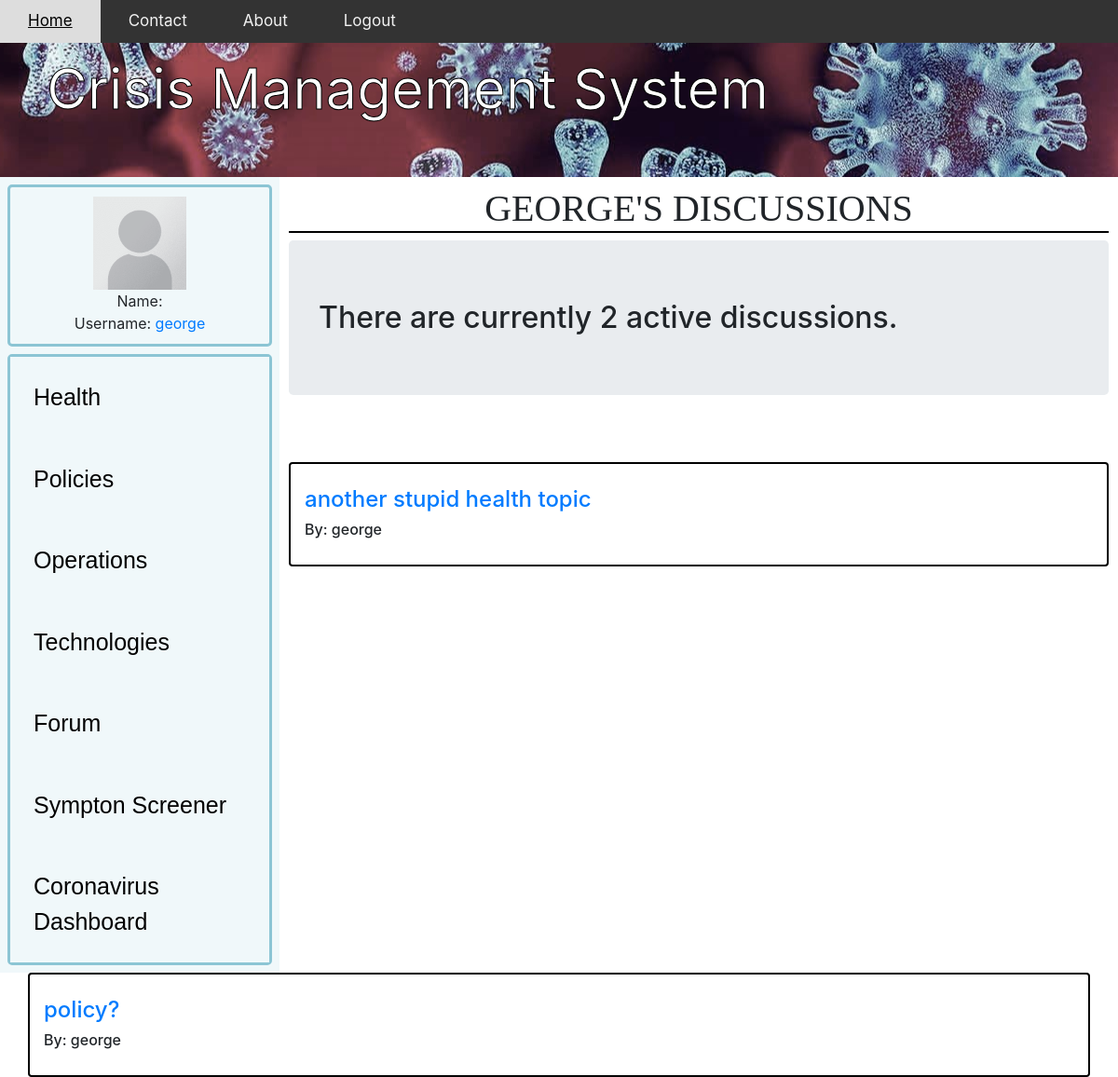
The app's page /userDiscussions/ (signed in), older data.
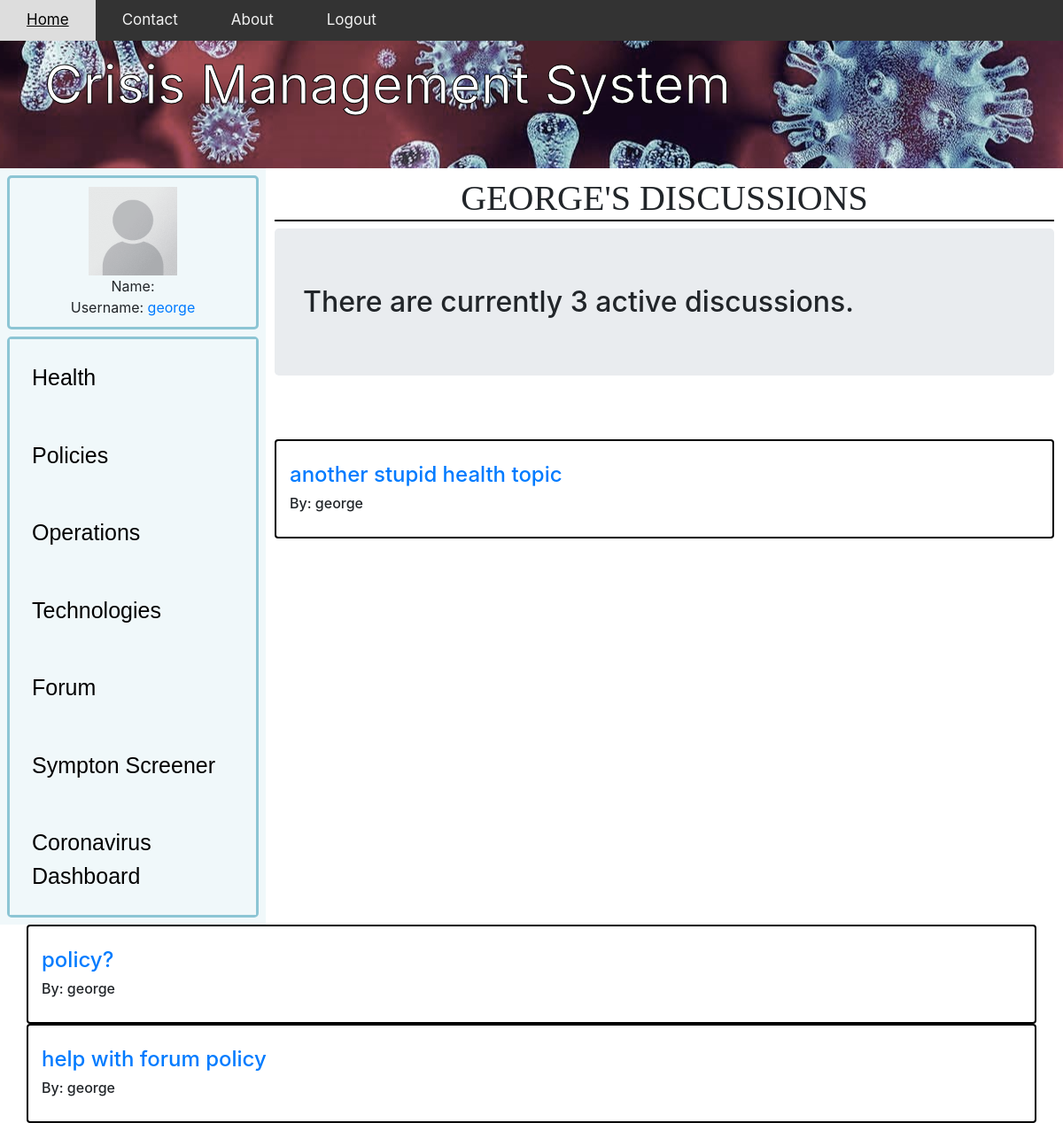
The same page, newer data.
### app/models.py (models this page shows, shortened)
class forum(models.Model):
    name=models.CharField(max_length=200,default="anonymous" )
    topic= models.CharField(max_length=300, unique=True)
    section = models.CharField(max_length=12)
    description = models.CharField(max_length=1000,blank=True)
    date_created=models.DateTimeField(auto_now_add=True,null=True)
    likeCount = models.IntegerField(default=0)
    dislikeCount = models.IntegerField(default=0)
    forumLikes = models.ManyToManyField(User, related_name='forum')

### app/views.py (the view)
# urls.py: path('userDiscussions/', userDiscussions, name='userDiscussions'),
@login_required
def userDiscussions(request):
    forums=forum.objects.filter(name=request.user)
    count=forums.count()
    discussions=[]
    for i in forums:
        discussions.append(i.discussion_set.all())
    context={'forums':forums,
              'count':count,
              'discussions':discussions,
              }
    return render(request, 'userDiscussions.html', context)

### app/templates/userDiscussions.html (shortened to what this page needs)
{% extends "app/base2.html" %}
{% load static %}
{% block content %}
<!DOCTYPE html>
<html lang="en">
<head>
    <body>
		<h1>{{user}}'s Discussions</h1>
	</body>
    <link rel="stylesheet" href="https://stackpath.bootstrapcdn.com/bootstrap/4.5.0/css/bootstrap.min.css"0>
</head>
<body>
        <h2 class="jumbotron">
            There are currently {{count}} active {{section}} discussions.
        </h2>
            <div class="card-columns" style="padding: 10px; margin: 20px;"></div>
            {%for forum in forums %}
                <div class="card box container">
                    <br>
                    <h6 class="card-title">
                        <a href='{% url 'forumDiscussion' forumName=forum.section forumTopic=forum.topic %}'><h4>{{forum.topic}}</h4></a>
                        <p> By: {{forum.name}}</p>
                        </h6>
                        </div>
                </div>
                </div>
            {%endfor%}
</body>
</html>
{%endblock%}

Row changes from the older to the newer data that the page shows:
added forum: topic "help with forum policy", name "george"
Text that changed along with them:
{{ count }}: "2" → "3"
